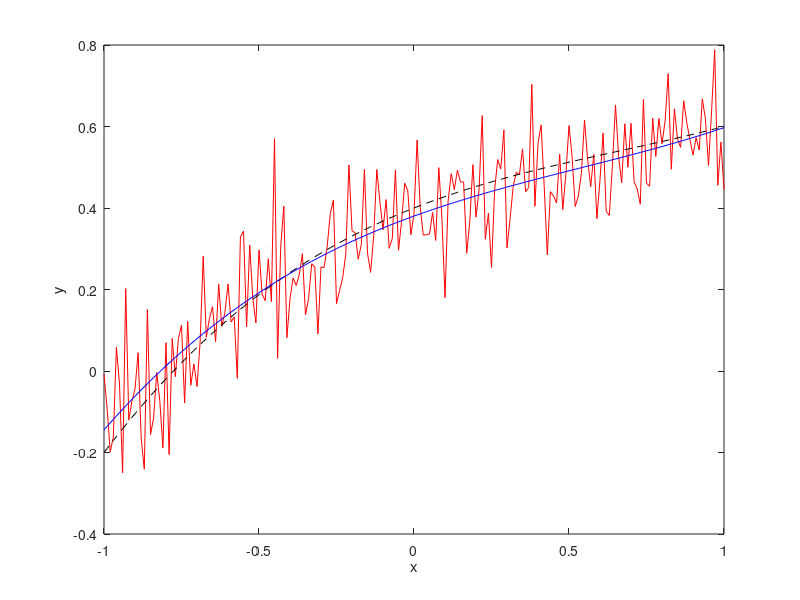

The MATLAB script that drew this image:
function regularized_least_squares_test    
    x = [-1:0.01:1];%specify a set of sample points
    N = length(x);
    for i=1:N
        ytrue(i) = f(x(i));%evaluate the true function
        y(i) = f(x(i))+0.1*randn(1,1);%evaluate the true function with noise
    end
    param=[];
    theta=regularized_least_squares(@cubic,x,y',param) %apply regularized least-squares
    yest=eval_cubic(x,theta);%eval the estimated output

    %plot the results
    figure(1)
    plot(x,y,'r',x,ytrue,'--k',x,yest,'-b')
    xlabel('x')
    ylabel('y')
end

%actual cubic function
function y=f(x)
    y = 0.1*x^3-0.2*x^2+0.3*x+0.4;
end

%cubic basis functions
function phi=cubic(x,param)
    phi=[x(1)^3 x(1)^2 x(1) 1];
    phi=phi';
end

%evaluate the cubic function
function y=eval_cubic(x,theta)
    param=[];
    for i=1:length(x)
        phi=cubic(x(i),param);
        y(i)= theta'*phi;
    end
end

%compute the parameters using regularized least squares
function theta=regularized_least_squares(BASIS,x,y,param)
    N=length(x);
    Phi=[];
    for k=1:N
        phi=BASIS(x(:,k),param);
        Phi=[Phi phi];
    end
    gamma=0.00;
    Phi=Phi';
    P=(Phi'*Phi);
    I=eye(length(P));
    B=Phi'*y;
    theta=(P+gamma*I)\B;
end
